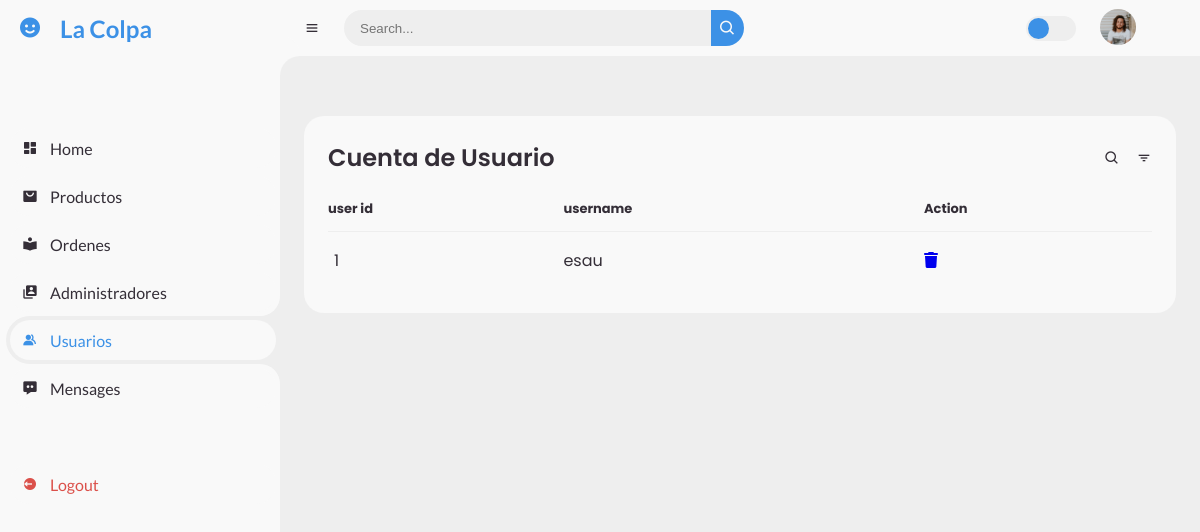
The page /admin/users_accounts.php (signed in) on the database as committed earlier.
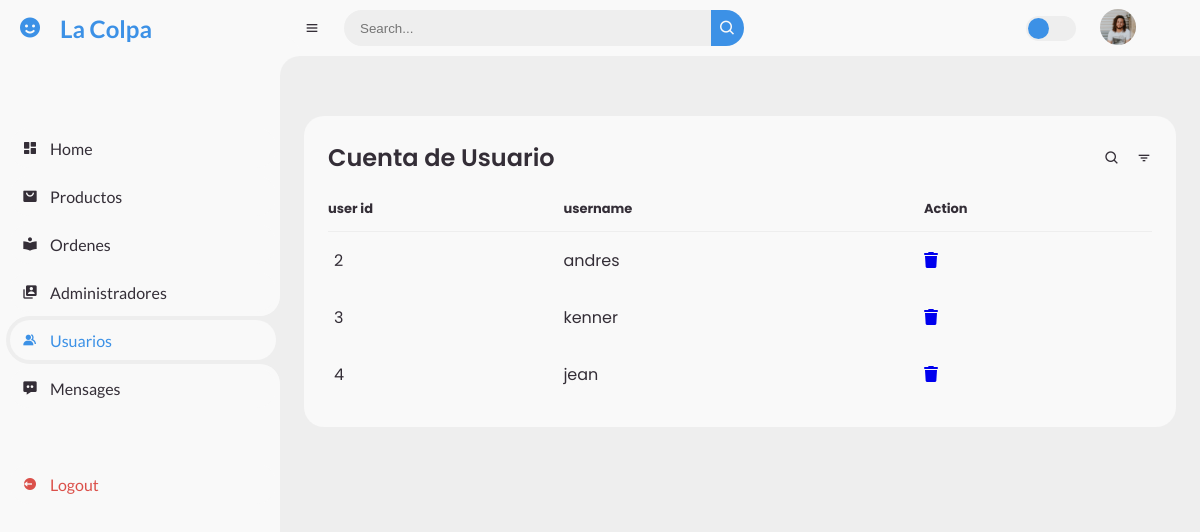
The same page on the database as committed later.
### tables this page shows
CREATE TABLE `users` (
  `id` int(100) NOT NULL,
  `name` varchar(20) NOT NULL,
  `email` varchar(50) NOT NULL,
  `number` varchar(10) NOT NULL,
  `password` varchar(50) NOT NULL,
  `address` varchar(500) NOT NULL
);

### admin/users_accounts.php (the view, shortened to what this page needs)
<?php
include '../components/connect.php';
?>
<!DOCTYPE html>
<html lang="en">
<head>
  <link rel="stylesheet" href="https://cdnjs.cloudflare.com/ajax/libs/font-awesome/6.1.1/css/all.min.css">
  <link href="https://unpkg.com/boxicons@2.0.9/css/boxicons.min.css" rel="stylesheet" />
  <link rel="stylesheet" href="../css/admin.css" />
  <link rel="stylesheet" href="../css/nav.css" />
</head>
<body>
  <section id="sidebar">
    <a href="dashboard.php" class="brand">
      <i class="bx bxs-smile"></i>
      <span class="text">La Colpa</span>
    </a>
    <ul class="side-menu top">
      <li>
        <a href="dashboard.php">
          <i class="bx bxs-dashboard"></i>
          <span class="text">Home</span>
        </a>
      </li>
      <li>
        <a href="products.php">
          <i class="bx bxs-shopping-bag-alt"></i>
          <span class="text">Productos</span>
        </a>
      </li>
      <li>
        <a href="placed_orders.php">
          <i class="bx bxs-book-reader"></i>
          <span class="text">Ordenes</span>
        </a>
      </li>
      <li>
        <a href="admin_accounts.php">
          <i class="bx bxs-user-account"></i>
          <span class="text">Administradores</span>
        </a>
      </li>
      <li class="active">
        <a href="users_accounts.php">
          <i class="bx bxs-group"></i>
          <span class="text">Usuarios</span>
        </a>
      </li>
      <li>
        <a href="messages.php">
          <i class="bx bxs-message-dots"></i>
          <span class="text">Mensages</span>
        </a>
      </li>
    </ul>
    <ul class="side-menu">
      <li>
        <a href="../components/admin_logout.php" onclick="return confirm('logout from this website?');" class="logout">
          <i class="bx bxs-log-out-circle"></i>
          <span class="text">Logout</span>
        </a>
      </li>
    </ul>
  </section>
  <section id="content">
    <nav>
      <i class="bx bx-menu"></i>
      <form action="#">
        <div class="form-input">
          <input type="search" placeholder="Search..." />
          <button type="submit" class="search-btn">
            <i class="bx bx-search"></i>
          </button>
        </div>
      </form>
      <label for="switch-mode" class="switch-mode"></label>
      <ul class="main-links">
        <li class="dropdown-li">
          <a href="#" class="profile">
            <img src="../images/people.png" />
          </a>
        </li>
      </ul>
    </nav>
    <main>
      <div class="table-data">
        <div class="order">
          <div class="head">
            <h3>Cuenta de Usuario</h3>
            <i class="bx bx-search"></i>
            <i class="bx bx-filter"></i>
          </div>
          <?php $select_account = $conn->prepare("SELECT * FROM `users`");
          $select_account->execute();
          if ($select_account->rowCount() > 0) {
          ?>
            <table>
              <thead>
                <tr>
                  <th>user id </th>
                  <th>username </th>
                  <th>Action</th>
                </tr>
              </thead>
              <tbody>
                <?php
                while ($fetch_accounts = $select_account->fetch(PDO::FETCH_ASSOC)) {
                ?>
                  <tr>
                    <td>
                      <?= $fetch_accounts['id']; ?>
                    </td>
                    <td><?= $fetch_accounts['name']; ?></td>
                    <td>
                      <a href="users_accounts.php?delete=<?= $fetch_accounts['id']; ?>" class="delete" onclick="return confirm('delete this account?');"><i class="fas fa-trash"></i></a>
                    </td>
                  </tr>
                <?php
                }
                ?>
              </tbody>
            </table>
          <?php } else {
            echo '<p style= "background-color: #3c91e6;  padding: 15px 32px;">No hay usuarios</p>';
          } ?>
        </div>
      </div>
    </main>
  </section>
</body>
</html>

Rows that differ between the two databases and show on the page:
removed users: id "1", name "esau"
added users: id "2", name "andres"
added users: id "3", name "kenner"
added users: id "4", name "jean"
